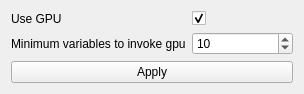
<?xml version="1.0" encoding="UTF-8"?>
<ui version="4.0">
 <class>GPU_Settings</class>
 <widget class="QWidget" name="GPU_Settings">
  <property name="geometry">
   <rect>
    <x>0</x>
    <y>0</y>
    <width>304</width>
    <height>89</height>
   </rect>
  </property>
  <property name="windowTitle">
   <string>GPU_Settings</string>
  </property>
  <layout class="QVBoxLayout" name="verticalLayout">
   <item>
    <layout class="QGridLayout" name="gridLayout">
     <item row="0" column="0">
      <widget class="QLabel" name="label">
       <property name="text">
        <string>Use GPU</string>
       </property>
      </widget>
     </item>
     <item row="0" column="1">
      <widget class="QCheckBox" name="checkBox">
       <property name="text">
        <string/>
       </property>
       <property name="checked">
        <bool>true</bool>
       </property>
      </widget>
     </item>
     <item row="1" column="0">
      <widget class="QLabel" name="label_2">
       <property name="text">
        <string>Minimum variables to invoke gpu</string>
       </property>
      </widget>
     </item>
     <item row="1" column="1">
      <widget class="QSpinBox" name="spinBox">
       <property name="minimum">
        <number>1</number>
       </property>
       <property name="maximum">
        <number>18</number>
       </property>
       <property name="value">
        <number>10</number>
       </property>
      </widget>
     </item>
    </layout>
   </item>
   <item>
    <widget class="QPushButton" name="pushButton">
     <property name="text">
      <string>Apply</string>
     </property>
    </widget>
   </item>
  </layout>
 </widget>
 <resources/>
 <connections/>
</ui>
